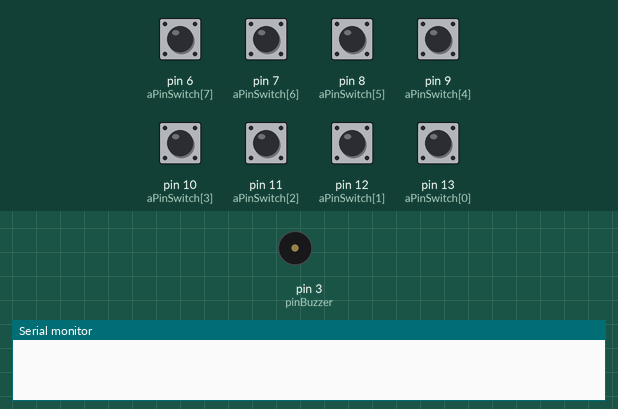
Recording of a sketch running on a simulated Arduino Uno, built with avr-gcc and run on an emulated ATmega328P. On the bench: buzzer (waves = sounding), the last lines printed to the serial monitor. The inputs (shaded band) are chosen by the test bench; at power-on: pin 6 (aPinSwitch[7]), pin 7 (aPinSwitch[6]), pin 8 (aPinSwitch[5]), pin 9 (aPinSwitch[4]), pin 10 (aPinSwitch[3]), pin 11 (aPinSwitch[2]), pin 12 (aPinSwitch[1]), pin 13 (aPinSwitch[0]) LOW.

Above: at 1.8 s.
1.9 s: pin 6 (aPinSwitch[7]) pulled HIGH for 0.6 s
At 2.4 s:
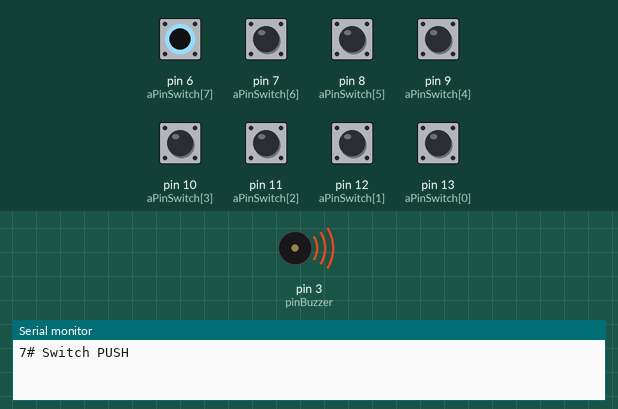
Timing chart, 0 to 4.9 s (numbered marks = the images above; inputs shaded):
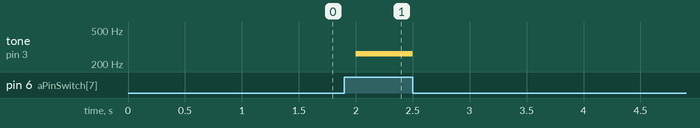

Measured:
- after the input at 1.9 s, tone on pin 3 (pinBuzzer): silent → 262 Hz after 0.10 s, → silent 0.50 s later

The sketch:

buzzer_and_switch.ino
```cpp
int aPinSwitch[8] = {13,12,11,10,9,8,7,6};
int pinGnd = 5;
int pinBuzzer = 3;


// 3 octave - Do, Re, Mi, Fa, So, La, Ti, 4 octave - Do
int aPitchData[8] = {131, 147, 165, 175, 196, 220, 247, 262};

void setup() {
  Serial.begin(115200);
  for(int i=0; i<8; i++) {
    pinMode(aPinSwitch[i], INPUT);
  }
  pinMode(pinGnd, OUTPUT);
  digitalWrite(pinGnd, LOW);
  pinMode(pinBuzzer, OUTPUT);
}

void loop() {
  for(int i=0; i<8; i++) {
    if(digitalRead(aPinSwitch[i])) {
      Serial.print(i);
      Serial.print("# ");
      Serial.println("Switch PUSH");
    tone(pinBuzzer,aPitchData[i]);
    delay(500);
    noTone(pinBuzzer);
    }
  }
delay(500);
}
```
